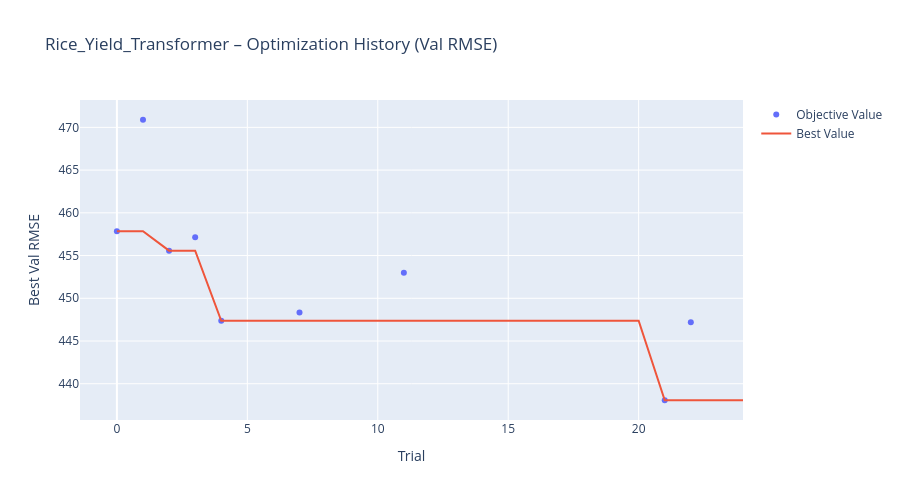
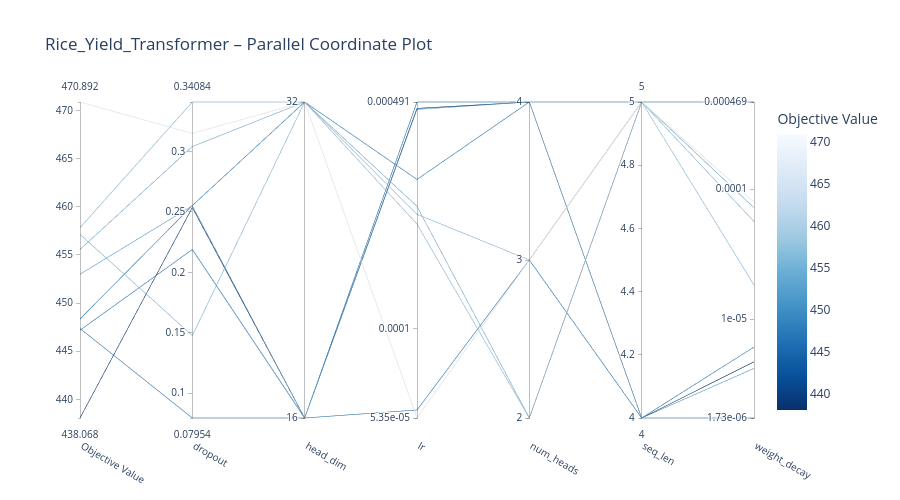
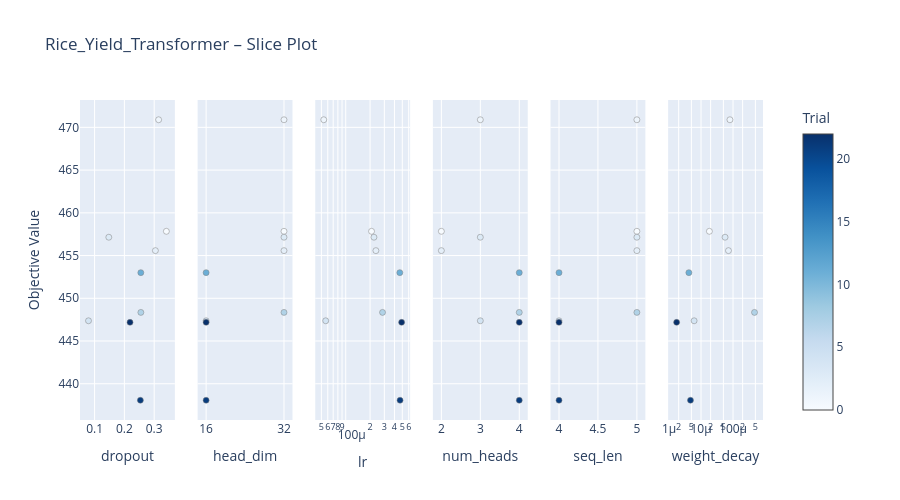
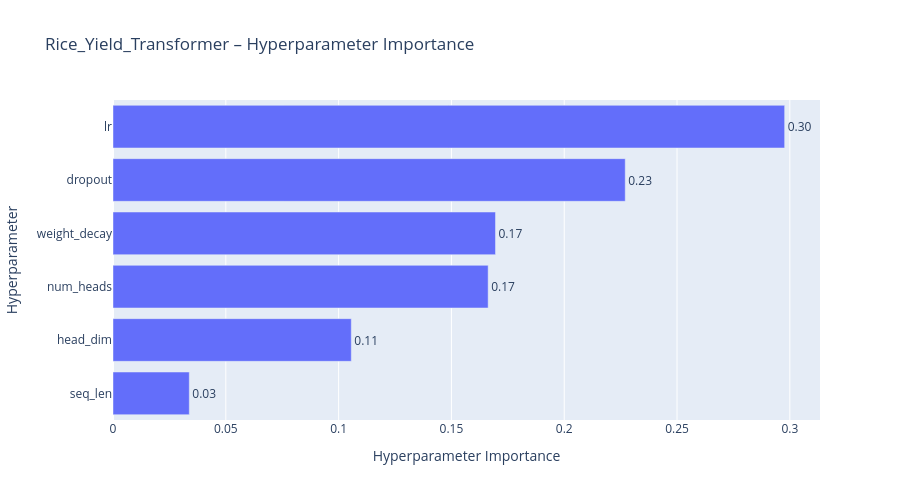

The notebook cell these images were saved under, in order:
### Code cell
# Optuna Visualizations
name = f"{CHOSEN_CROP.capitalize()}_Yield_Transformer"

# 1. Optimization History (best value over trials)
fig = plot_optimization_history(study)
fig.update_layout(
    title=f"{name} – Optimization History (Val RMSE)",
    xaxis_title="Trial",
    yaxis_title="Best Val RMSE",
    width=900,
    height=500,
)
fig.show()

# 2. Parallel Coordinate Plot (how hyperparams interact)
fig = plot_parallel_coordinate(study)
fig.update_layout(
    title=f"{name} – Parallel Coordinate Plot",
    width=900,
    height=500,
)
fig.show()

# 3. Slice Plot (effect of each hyperparameter individually)
fig = plot_slice(study)
fig.update_layout(
    title=f"{name} – Slice Plot",
    width=900,
    height=500,
)
fig.show()

# 4. Hyperparameter Importance (which params matter most)
try:
    fig = plot_param_importances(study)
    fig.update_layout(
        title=f"{name} – Hyperparameter Importance",
        width=900,
        height=500,
    )
    fig.show()
except (ValueError, RuntimeError) as e:
    print(f"Could not plot parameter importance: {e}")

### Figure 1 — Plotly figure (JSON) as saved in the notebook; plotly's stock layout.template omitted (floating-point values rounded to 4 significant figures)
{"data": [{"mode": "markers", "name": "Objective Value", "type": "scatter", "x": [0, 1, 2, 3, 4, 7, 11, 21, 22], "y": [457.8, 470.9, 455.6, 457.1, 447.4, 448.3, 453.0, 438.1, 447.2]}, {"mode": "lines", "name": "Best Value", "type": "scatter", "x": [0, 1, 2, 3, 4, 5, 6, 7, 8, 9, 10, 11, 12, 13, 14, 15, 16, 17, 18, 19, 20, 21, 22, 23, 24], "y": [457.8, 457.8, 455.6, 455.6, 447.4, 447.4, 447.4, 447.4, 447.4, 447.4, 447.4, 447.4, 447.4, 447.4, 447.4, 447.4, 447.4, 447.4, 447.4, 447.4, 447.4, 438.1, 438.1, 438.1, 438.1]}, {"marker": {"color": "#cccccc"}, "mode": "markers", "name": "Infeasible Trial", "showlegend": false, "type": "scatter", "x": [], "y": []}], "layout": {"height": 500, "title": {"text": "Rice_Yield_Transformer – Optimization History (Val RMSE)"}, "width": 900, "xaxis": {"title": {"text": "Trial"}}, "yaxis": {"title": {"text": "Best Val RMSE"}}}}

### Figure 2 — Plotly figure (JSON) as saved in the notebook; plotly's stock layout.template omitted (floating-point values rounded to 4 significant figures)
{"data": [{"dimensions": [{"label": "Objective Value", "range": [438.1, 470.9], "values": [447.4, 453.0, 438.1, 447.2, 457.8, 455.6, 470.9, 457.1, 448.3]}, {"label": "dropout", "range": [0.07954, 0.3408], "values": [0.07954, 0.255, 0.2536, 0.2189, 0.3408, 0.304, 0.3149, 0.1477, 0.2552]}, {"label": "head_dim", "range": [0, 1], "ticktext": ["16", "32"], "tickvals": [0, 1], "values": [0, 0, 0, 0, 1, 1, 1, 1, 1]}, {"label": "lr", "range": [-4.272, -3.309], "ticktext": ["5.35e-05", "0.0001", "0.000491"], "tickvals": [-4.272, -4, -3.309], "values": [-4.247, -3.332, -3.329, -3.309, -3.681, -3.627, -4.272, -3.651, -3.545]}, {"label": "num_heads", "range": [0, 2], "ticktext": ["2", "3", "4"], "tickvals": [0, 1, 2], "values": [1, 2, 2, 2, 0, 0, 1, 1, 2]}, {"label": "seq_len", "range": [4, 5], "values": [4, 4, 4, 4, 5, 5, 5, 5, 5]}, {"label": "weight_decay", "range": [-5.762, -3.328], "ticktext": ["1.73e-06", "1e-05", "0.0001", "0.000469"], "tickvals": [-5.762, -5, -4, -3.328], "values": [-5.216, -5.38, -5.329, -5.762, -4.738, -4.142, -4.096, -4.249, -3.328]}], "labelangle": 30, "labelside": "bottom", "line": {"color": [447.4, 453.0, 438.1, 447.2, 457.8, 455.6, 470.9, 457.1, 448.3], "colorbar": {"title": {"text": "Objective Value"}}, "colorscale": [[0, "rgb(247,251,255)"], [0.125, "rgb(222,235,247)"], [0.25, "rgb(198,219,239)"], [0.375, "rgb(158,202,225)"], [0.5, "rgb(107,174,214)"], [0.625, "rgb(66,146,198)"], [0.75, "rgb(33,113,181)"], [0.875, "rgb(8,81,156)"], [1, "rgb(8,48,107)"]], "reversescale": true, "showscale": true}, "type": "parcoords"}], "layout": {"height": 500, "title": {"text": "Rice_Yield_Transformer – Parallel Coordinate Plot"}, "width": 900}}

### Figure 3 — Plotly figure (JSON) as saved in the notebook; plotly's stock layout.template omitted (floating-point values rounded to 4 significant figures)
{"data": [{"marker": {"color": [0, 1, 2, 3, 4, 7, 11, 21, 22], "colorbar": {"title": {"text": "Trial"}, "x": 1, "xpad": 40}, "colorscale": [[0, "rgb(247,251,255)"], [0.125, "rgb(222,235,247)"], [0.25, "rgb(198,219,239)"], [0.375, "rgb(158,202,225)"], [0.5, "rgb(107,174,214)"], [0.625, "rgb(66,146,198)"], [0.75, "rgb(33,113,181)"], [0.875, "rgb(8,81,156)"], [1, "rgb(8,48,107)"]], "line": {"color": "Grey", "width": 0.5}, "showscale": true}, "mode": "markers", "name": "Feasible Trial", "showlegend": false, "type": "scatter", "x": [0.3408, 0.3149, 0.304, 0.1477, 0.07954, 0.2552, 0.255, 0.2536, 0.2189], "xaxis": "x", "y": [457.8, 470.9, 455.6, 457.1, 447.4, 448.3, 453.0, 438.1, 447.2], "yaxis": "y"}, {"marker": {"color": [0, 1, 2, 3, 4, 7, 11, 21, 22], "colorbar": {"title": {"text": "Trial"}, "x": 1, "xpad": 40}, "colorscale": [[0, "rgb(247,251,255)"], [0.125, "rgb(222,235,247)"], [0.25, "rgb(198,219,239)"], [0.375, "rgb(158,202,225)"], [0.5, "rgb(107,174,214)"], [0.625, "rgb(66,146,198)"], [0.75, "rgb(33,113,181)"], [0.875, "rgb(8,81,156)"], [1, "rgb(8,48,107)"]], "line": {"color": "Grey", "width": 0.5}, "showscale": false}, "mode": "markers", "name": "Feasible Trial", "showlegend": false, "type": "scatter", "x": [32, 32, 32, 32, 16, 32, 16, 16, 16], "xaxis": "x2", "y": [457.8, 470.9, 455.6, 457.1, 447.4, 448.3, 453.0, 438.1, 447.2], "yaxis": "y2"}, {"marker": {"color": [0, 1, 2, 3, 4, 7, 11, 21, 22], "colorbar": {"title": {"text": "Trial"}, "x": 1, "xpad": 40}, "colorscale": [[0, "rgb(247,251,255)"], [0.125, "rgb(222,235,247)"], [0.25, "rgb(198,219,239)"], [0.375, "rgb(158,202,225)"], [0.5, "rgb(107,174,214)"], [0.625, "rgb(66,146,198)"], [0.75, "rgb(33,113,181)"], [0.875, "rgb(8,81,156)"], [1, "rgb(8,48,107)"]], "line": {"color": "Grey", "width": 0.5}, "showscale": false}, "mode": "markers", "name": "Feasible Trial", "showlegend": false, "type": "scatter", "x": [0.0002084, 5.351e-05, 0.000236, 0.0002232, 5.66e-05, 0.000285, 0.0004658, 0.0004692, 0.0004906], "xaxis": "x3", "y": [457.8, 470.9, 455.6, 457.1, 447.4, 448.3, 453.0, 438.1, 447.2], "yaxis": "y3"}, {"marker": {"color": [0, 1, 2, 3, 4, 7, 11, 21, 22], "colorbar": {"title": {"text": "Trial"}, "x": 1, "xpad": 40}, "colorscale": [[0, "rgb(247,251,255)"], [0.125, "rgb(222,235,247)"], [0.25, "rgb(198,219,239)"], [0.375, "rgb(158,202,225)"], [0.5, "rgb(107,174,214)"], [0.625, "rgb(66,146,198)"], [0.75, "rgb(33,113,181)"], [0.875, "rgb(8,81,156)"], [1, "rgb(8,48,107)"]], "line": {"color": "Grey", "width": 0.5}, "showscale": false}, "mode": "markers", "name": "Feasible Trial", "showlegend": false, "type": "scatter", "x": [2, 3, 2, 3, 3, 4, 4, 4, 4], "xaxis": "x4", "y": [457.8, 470.9, 455.6, 457.1, 447.4, 448.3, 453.0, 438.1, 447.2], "yaxis": "y4"}, {"marker": {"color": [0, 1, 2, 3, 4, 7, 11, 21, 22], "colorbar": {"title": {"text": "Trial"}, "x": 1, "xpad": 40}, "colorscale": [[0, "rgb(247,251,255)"], [0.125, "rgb(222,235,247)"], [0.25, "rgb(198,219,239)"], [0.375, "rgb(158,202,225)"], [0.5, "rgb(107,174,214)"], [0.625, "rgb(66,146,198)"], [0.75, "rgb(33,113,181)"], [0.875, "rgb(8,81,156)"], [1, "rgb(8,48,107)"]], "line": {"color": "Grey", "width": 0.5}, "showscale": false}, "mode": "markers", "name": "Feasible Trial", "showlegend": false, "type": "scatter", "x": [5, 5, 5, 5, 4, 5, 4, 4, 4], "xaxis": "x5", "y": [457.8, 470.9, 455.6, 457.1, 447.4, 448.3, 453.0, 438.1, 447.2], "yaxis": "y5"}, {"marker": {"color": [0, 1, 2, 3, 4, 7, 11, 21, 22], "colorbar": {"title": {"text": "Trial"}, "x": 1, "xpad": 40}, "colorscale": [[0, "rgb(247,251,255)"], [0.125, "rgb(222,235,247)"], [0.25, "rgb(198,219,239)"], [0.375, "rgb(158,202,225)"], [0.5, "rgb(107,174,214)"], [0.625, "rgb(66,146,198)"], [0.75, "rgb(33,113,181)"], [0.875, "rgb(8,81,156)"], [1, "rgb(8,48,107)"]], "line": {"color": "Grey", "width": 0.5}, "showscale": false}, "mode": "markers", "name": "Feasible Trial", "showlegend": false, "type": "scatter", "x": [1.827e-05, 8.01e-05, 7.206e-05, 5.641e-05, 6.085e-06, 0.0004695, 4.168e-06, 4.684e-06, 1.729e-06], "xaxis": "x6", "y": [457.8, 470.9, 455.6, 457.1, 447.4, 448.3, 453.0, 438.1, 447.2], "yaxis": "y6"}], "layout": {"height": 500, "title": {"text": "Rice_Yield_Transformer – Slice Plot"}, "width": 900, "xaxis": {"anchor": "y", "domain": [0, 0.1389], "title": {"text": "dropout"}}, "xaxis2": {"anchor": "y2", "categoryarray": [8, 16, 32], "categoryorder": "array", "domain": [0.1722, 0.3111], "title": {"text": "head_dim"}, "type": "category"}, "xaxis3": {"anchor": "y3", "domain": [0.3444, 0.4833], "title": {"text": "lr"}, "type": "log"}, "xaxis4": {"anchor": "y4", "categoryarray": [1, 2, 3, 4], "categoryorder": "array", "domain": [0.5167, 0.6556], "title": {"text": "num_heads"}, "type": "category"}, "xaxis5": {"anchor": "y5", "domain": [0.6889, 0.8278], "title": {"text": "seq_len"}}, "xaxis6": {"anchor": "y6", "domain": [0.8611, 1], "title": {"text": "weight_decay"}, "type": "log"}, "yaxis": {"anchor": "x", "domain": [0, 1], "title": {"text": "Objective Value"}}, "yaxis2": {"anchor": "x2", "domain": [0, 1], "matches": "y", "showticklabels": false}, "yaxis3": {"anchor": "x3", "domain": [0, 1], "matches": "y", "showticklabels": false}, "yaxis4": {"anchor": "x4", "domain": [0, 1], "matches": "y", "showticklabels": false}, "yaxis5": {"anchor": "x5", "domain": [0, 1], "matches": "y", "showticklabels": false}, "yaxis6": {"anchor": "x6", "domain": [0, 1], "matches": "y", "showticklabels": false}}}

### Figure 4 — Plotly figure (JSON) as saved in the notebook; plotly's stock layout.template omitted (floating-point values rounded to 4 significant figures)
{"data": [{"cliponaxis": false, "hovertemplate": ["seq_len (IntDistribution): 0.03381527752425618<extra></extra>", "head_dim (CategoricalDistribution): 0.10562081903981656<extra></extra>", "num_heads (CategoricalDistribution): 0.16627958787266164<extra></extra>", "weight_decay (FloatDistribution): 0.16953764099622115<extra></extra>", "dropout (FloatDistribution): 0.2270443096523803<extra></extra>", "lr (FloatDistribution): 0.29770236491466406<extra></extra>"], "name": "Objective Value", "orientation": "h", "text": ["0.03", "0.11", "0.17", "0.17", "0.23", "0.30"], "textposition": "outside", "type": "bar", "x": [0.03382, 0.1056, 0.1663, 0.1695, 0.227, 0.2977], "y": ["seq_len", "head_dim", "num_heads", "weight_decay", "dropout", "lr"]}], "layout": {"height": 500, "title": {"text": "Rice_Yield_Transformer – Hyperparameter Importance"}, "width": 900, "xaxis": {"title": {"text": "Hyperparameter Importance"}}, "yaxis": {"title": {"text": "Hyperparameter"}}}}
